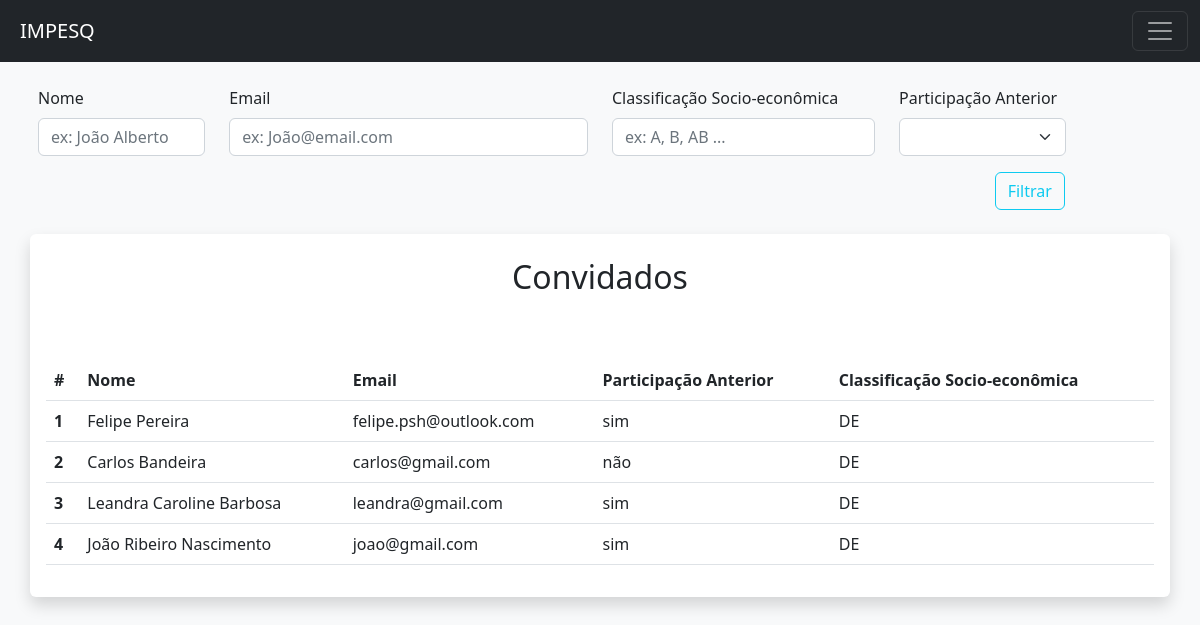
The page /listar/convidado on the database its author committed.
### app/models/ConvidadoEntity.py (models this page shows, shortened)
class Convidado(db.Model):
    __tablename__ = "tbl_convidados"
    id = db.Column(db.Integer, primary_key=True)
    nome = db.Column(db.String(120))
    sobrenome = db.Column(db.String)
    nascimento = db.Column(db.String)
    cpf = db.Column(db.String)
    rg = db.Column(db.String)
    uf = db.Column(db.String)
    formacao = db.Column(db.String)
    instituicao = db.Column(db.String)
    semestre = db.Column(db.String)
    periodo = db.Column(db.String)
    estado_civil = db.Column(db.String)
    filhos = db.Column(db.String)
    filho_1 = db.Column(db.String)
    nascimento_primeiro_filho = db.Column(db.String)
    filho_2 = db.Column(db.String)
    nascimento_segundo_filho = db.Column(db.String)
    possui_trabalho = db.Column(db.String)
    periodo_trabalho = db.Column(db.String)
    empresa = db.Column(db.String)
    ramo_empresa = db.Column(db.String)
    telefone_empresa = db.Column(db.String)
    telefone_residencial = db.Column(db.String)
    celular = db.Column(db.String)
    operadora = db.Column(db.String)
    plano_operadora = db.Column(db.String)
    email = db.Column(db.String)
    pesquisa_de_mercado = db.Column(db.String)
    marketing_publicidade = db.Column(db.String)
    radio_jornal_revista_tv = db.Column(db.String)
    ja_participou = db.Column(db.String)
    tipo_pesquisa = db.Column(db.String)
    data_participacao = db.Column(db.String)
    assunto = db.Column(db.String)
    logradouro = db.Column(db.String(120))
    cep = db.Column(db.String)
    bairro= db.Column(db.String)
    cidade = db.Column(db.String)
    zona = db.Column(db.String)
    classificacao_socio = db.Column(db.String)

### app/controllers/ConvidadoController.py (the view)
@app.route("/listar/convidado", methods=["GET","POST"])
def listarConvidado():
    nome = request.args.get('nome')
    participacao = request.args.get('participacao')
    email = request.args.get('email')
    classe = request.args.get('classe')
    query = Convidado.query.filter_by()
    if nome:
        query = query.filter(Convidado.nome == nome)
    if participacao:
        if participacao == 'todos':
            query = Convidado.query.filter_by()
        else:
            query = query.filter(Convidado.ja_participou == participacao)
    if email:
        query = query.filter(Convidado.email == email)
    if classe:
        query = query.filter(Convidado.classificacao_socio == classe)
    convidados = query.all()
    return render_template('listar_convidado.html', convidados=convidados)

### app/templates/listar_convidado.html (shortened to what this page needs)
{% extends 'base.html'%}
{% block content%}
<div class="container p-2 mt-3">
  <form action="/listar/convidado" method="GET">
    <div class="row mb-3">
      <div class="col-2">
          <label for="exampleInputEmail1" class="form-label">Nome</label>
          <input type="text" class="form-control" id="nome" name="nome" placeholder="ex: João Alberto">
      </div>
      <div class="col-4">
          <label for="exampleInputEmail1" class="form-label">Email</label>
          <input type="email" class="form-control" id="email" name="email" placeholder="ex: João@email.com">
      </div>
      <div class="col-3">
        <label for="exampleInputEmail1" class="form-label">Classificação Socio-econômica</label>
        <input type="text" class="form-control" id="classe" name="classe" placeholder="ex: A, B, AB ...">
      </div>
      <div class="col-2">
        <label for="exampleInputEmail1" class="form-label">Participação Anterior</label>
        <select class="form-select" id="participacao" name="participacao">
          <option for="filtro" none></option>
          <option value="todos" for="filtro">todos</option>
        </select>
      </div>
    </div>
    <div class="row justify-content-end">
      <div class="col-2">
        <button class="btn btn-outline-info" type="submit">Filtrar</button>
      </div>
   </div>
  </form>
</div>
<div class="container shadow p-3 mb-5 bg-body rounded mt-3">
    <div class="container d-flex p-2 bd-highlight">
            <div class="col d-flex justify-content-center">
                <h2 class="">Convidados</h2>
            </div>
    </div>
    <table class="table mt-5 table-hover">
        <thead>
          <tr>
            <th scope="col">#</th>
            <th scope="col">Nome</th>
            <th scope="col">Email</th>
            <th scope="col">Participação Anterior</th>
            <th scope="col">Classificação Socio-econômica</th>
          </tr>
        </thead>
        {% for convidado in convidados %}
            <tbody>
              <tr>
                <th scope="row">{{convidado.id}}</th>
                <td class="">{{convidado.nome + " " + convidado.sobrenome}}</td>
                <td>{{convidado.email}}</td>
                <td>{{convidado.ja_participou}}</td>
                <td>{{convidado.classificacao_socio}}</td>
              </tr>
            </tbody>
        {% endfor %}
      </table>
</div>
{% endblock %}

### rows shown on the page
Convidado: id "1", nome+sobrenome "Felipe Pereira", email "felipe.psh@outlook.com", ja_participou "sim", classificacao_socio "DE"
Convidado: id "2", nome+sobrenome "Carlos Bandeira", email "carlos@gmail.com", ja_participou "não", classificacao_socio "DE"
Convidado: id "3", nome+sobrenome "Leandra Caroline Barbosa", email "leandra@gmail.com", ja_participou "sim", classificacao_socio "DE"
Convidado: id "4", nome+sobrenome "João Ribeiro Nascimento", email "joao@gmail.com", ja_participou "sim", classificacao_socio "DE"
